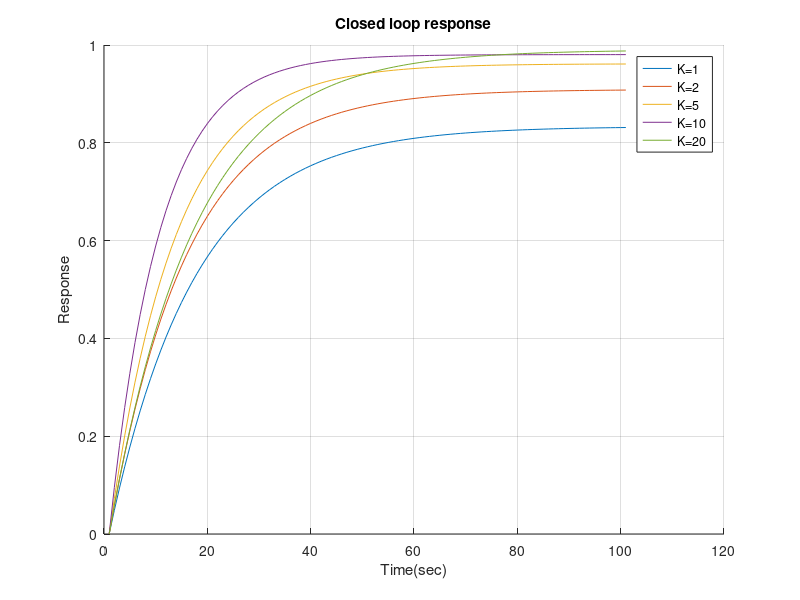

Write MATLAB code to recreate this figure.
num = [5];
den = [1 1];
G1 = tf(num,den)
figure
hold on
for K = [1,2,5,10,20];
    Closed_loop_System = feedback(K*G1,1);
    plot(step(Closed_loop_System));
end
legend('K=1', 'K=2', 'K=5', 'K=10','K=20');
title('Closed loop response')
xlabel('Time(sec)');
ylabel('Response');
grid on